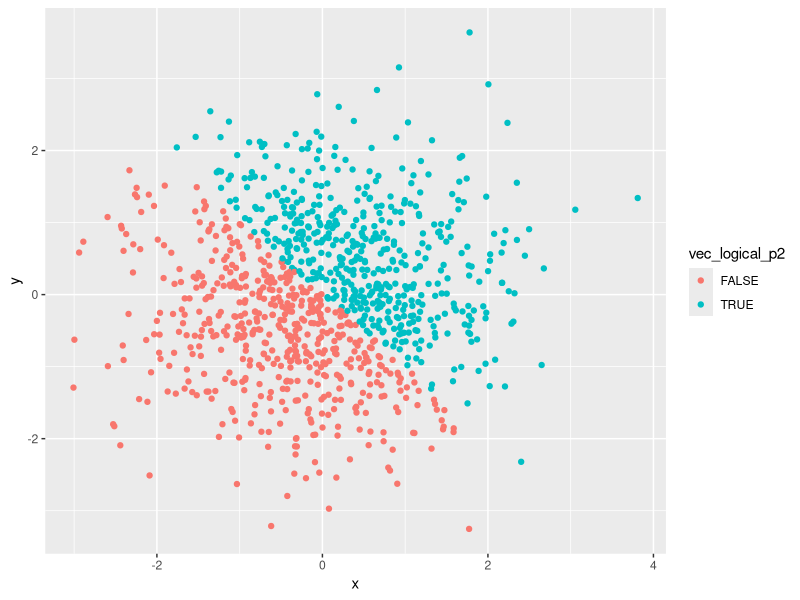
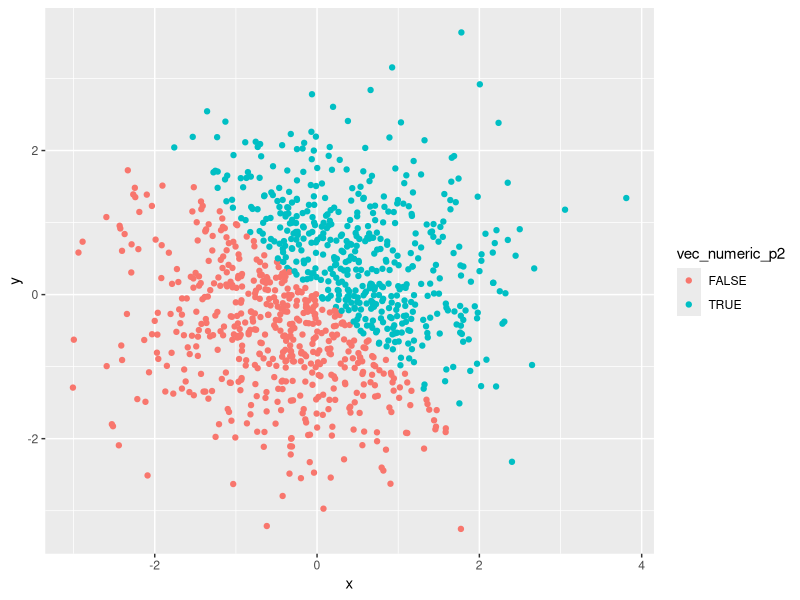
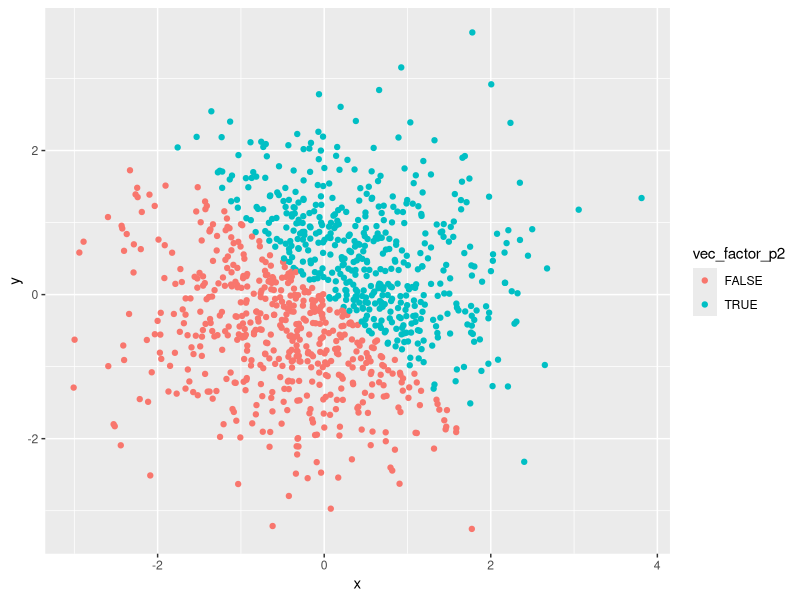

The R script that drew these images, in order:
## ---- chunk 1
library(tidyverse)
## ---- chunk 2
set.seed(1)

p1_df = tibble(
  random_sample = runif(n = 10, min = 0, max = 5),
  vec_char = c("This", "is", "trying", "to", "answer", "question", "one", "of", "homework", "one"),
  vec_logical = c(random_sample > 2),
  vec_factor = factor(c("blue", "green", "blue", "green", "green", "blue", "blue", "green", "blue", "green"))
)
## ---- chunk 3
mean(p1_df$random_sample)
mean(p1_df$vec_char)
mean(p1_df$vec_logical)
mean(p1_df$vec_factor)
## ---- chunk 4
as.numeric(p1_df$vec_char)
as.numeric(p1_df$vec_logical)
as.numeric(p1_df$vec_factor)
## ---- chunk 5
vec_char2 <- as.factor(p1_df$vec_char)
as.numeric(vec_char2)

vec_fac2 <- as.character(p1_df$vec_factor)
as.numeric(vec_fac2)
## ---- chunk 6
p2_df = tibble(
  x = rnorm(n = 1000, mean = 0, sd = 1),
  y = rnorm(n = 1000, mean = 0, sd = 1),
  vec_logical_p2 = c(x + y > 0),
  vec_numeric_p2 = c(vec_logical_p2),
  vec_factor_p2 = c(vec_logical_p2)
)
## ---- chunk 7
p2_xy_sp1 <- ggplot(p2_df, aes(x = x, y = y, color = vec_logical_p2)) + geom_point()

p2_xy_sp1
## ---- chunk 8
p2_xy_sp2 <- ggplot(p2_df, aes(x =x, y = y, color = vec_numeric_p2)) + geom_point()

p2_xy_sp2
## ---- chunk 9
p2_xy_sp3 <- ggplot(p2_df, aes(x =x, y = y, color = vec_factor_p2)) + geom_point()

p2_xy_sp3
